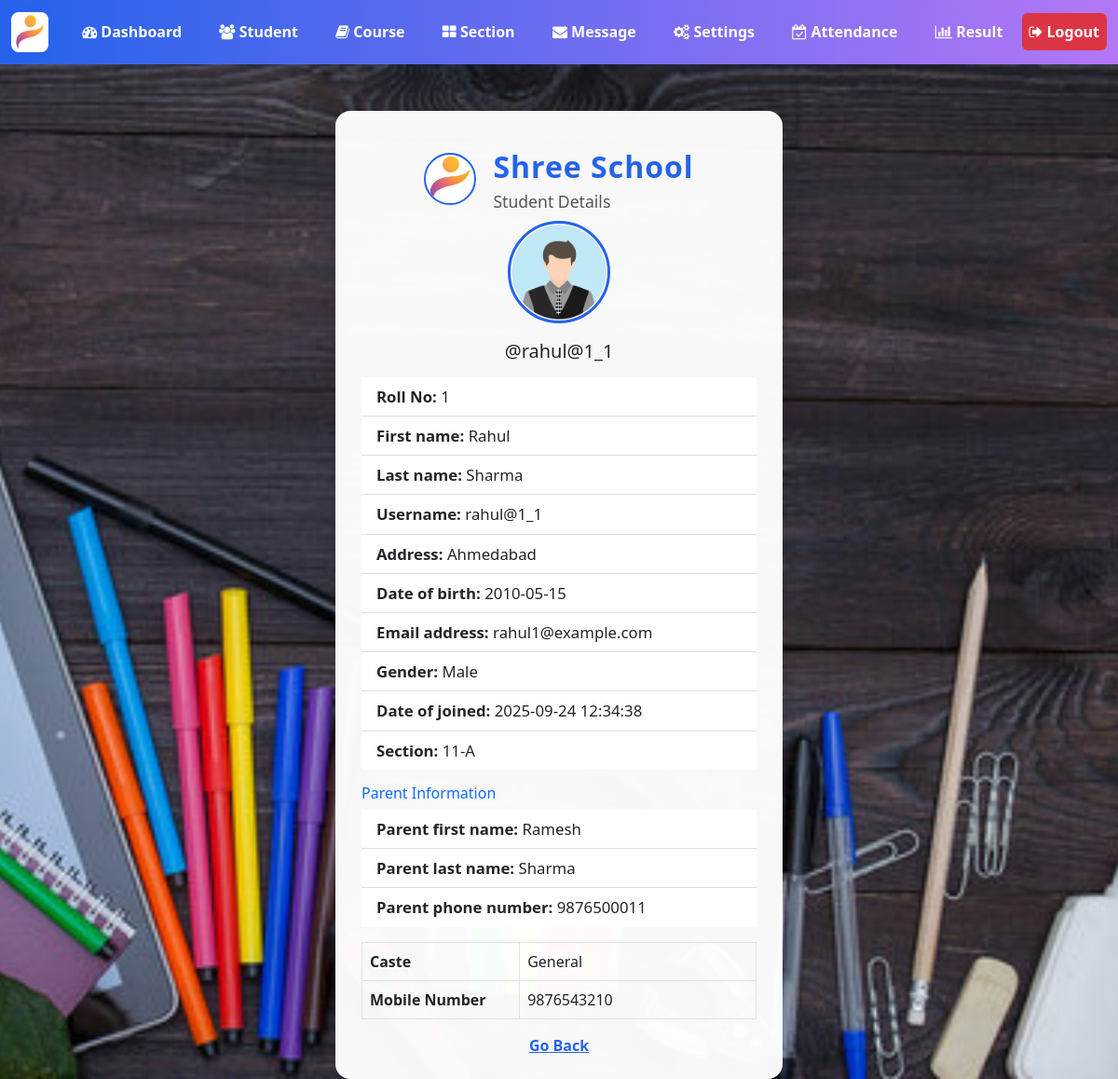
/admin/student-view.php?student_id=1 (signed in), run on the app's committed database.
### tables this page shows
CREATE TABLE `students` (
  `student_id` int(11) NOT NULL,
  `roll_no` varchar(20) DEFAULT NULL,
  `username` varchar(127) NOT NULL,
  `password` varchar(255) NOT NULL,
  `fname` varchar(127) NOT NULL,
  `lname` varchar(255) NOT NULL,
  `section` int(11) NOT NULL,
  `address` varchar(31) NOT NULL,
  `gender` varchar(7) NOT NULL,
  `caste` varchar(127) NOT NULL,
  `mobile_number` varchar(20) NOT NULL,
  `email_address` varchar(255) NOT NULL,
  `date_of_birth` date NOT NULL,
  `date_of_joined` timestamp NULL DEFAULT current_timestamp(),
  `parent_fname` varchar(127) NOT NULL,
  `parent_lname` varchar(127) NOT NULL,
  `parent_phone_number` varchar(31) NOT NULL
);

CREATE TABLE `section` (
  `section_id` int(11) NOT NULL,
  `section` varchar(7) NOT NULL
);

### admin/data/student.php (called while the page is built, shortened)
<?php
function getStudentById($id, $conn){
   $sql = "SELECT * FROM students
           WHERE student_id=?";
   $stmt = $conn->prepare($sql);
   $stmt->execute([$id]);
   if ($stmt->rowCount() == 1) {
     $student = $stmt->fetch();
     return $student;
   }else {
    return 0;
   }
}

### admin/data/section.php (called while the page is built, shortened)
<?php
function getSectioById($section_id, $conn){
   $sql = "SELECT * FROM section
           WHERE section_id=?";
   $stmt = $conn->prepare($sql);
   $stmt->execute([$section_id]);
   if ($stmt->rowCount() == 1) {
     $section = $stmt->fetch();
     return $section;
   }else {
    return 0;
   }
}

### admin/student-view.php (the view, shortened to what this page needs)
<?php
if (isset($_SESSION['admin_id']) &&
    isset($_SESSION['role'])) {
    if ($_SESSION['role'] == 'Admin') {
       include "../DB_connection.php";
       include "data/student.php";
       include "data/section.php";
       if(isset($_GET['student_id'])){
       $student_id = $_GET['student_id'];
       $student = getStudentById($student_id, $conn);
 ?>
<!DOCTYPE html>
<html lang="en">
<head>
    <link rel="stylesheet" href="https://cdn.jsdelivr.net/npm/bootstrap@5.2.0/dist/css/bootstrap.min.css">
    <link rel="stylesheet" href="../css/style.css">
    <link rel="stylesheet" href="https://cdnjs.cloudflare.com/ajax/libs/font-awesome/4.7.0/css/font-awesome.min.css">
</head>
<body>
    <?php
        include "inc/navbar.php";
        if ($student != 0) {
     ?>
     <div class="student-view-card">
        <div class="school-header mb-2">
            <img src="../logo2.png" alt="Shree School Logo">
            <div>
                <div class="school-title">Shree School</div>
                <div style="font-size:1.1rem;color:#555;">Student Details</div>
            </div>
        </div>
        <img src="../img/student-<?=$student['gender']?>.png" class="student-img" alt="Student">
        <h5 class="text-center mb-3">@<?=htmlspecialchars($student['username'])?></h5>
        <ul class="list-group list-group-flush mb-3">
            <li class="list-group-item"><b>Roll No:</b> <?= htmlspecialchars($student['roll_no']) ?></li>
            <li class="list-group-item"><b>First name:</b> <?= htmlspecialchars($student['fname']) ?></li>
            <li class="list-group-item"><b>Last name:</b> <?= htmlspecialchars($student['lname']) ?></li>
            <li class="list-group-item"><b>Username:</b> <?= htmlspecialchars($student['username']) ?></li>
            <li class="list-group-item"><b>Address:</b> <?= htmlspecialchars($student['address']) ?></li>
            <li class="list-group-item"><b>Date of birth:</b> <?= htmlspecialchars($student['date_of_birth']) ?></li>
            <li class="list-group-item"><b>Email address:</b> <?= htmlspecialchars($student['email_address']) ?></li>
            <li class="list-group-item"><b>Gender:</b> <?= htmlspecialchars($student['gender']) ?></li>
            <li class="list-group-item"><b>Date of joined:</b> <?= htmlspecialchars($student['date_of_joined']) ?></li>
            <li class="list-group-item"><b>Section:</b>
                 <?php
                    $section = $student['section'];
                    $s = getSectioById($section, $conn);
                    echo htmlspecialchars($s['section']);
                  ?>
            </li>
        </ul>
        <h6 class="mt-3 mb-2 text-primary">Parent Information</h6>
        <ul class="list-group list-group-flush mb-3">
            <li class="list-group-item"><b>Parent first name:</b> <?= htmlspecialchars($student['parent_fname']) ?></li>
            <li class="list-group-item"><b>Parent last name:</b> <?= htmlspecialchars($student['parent_lname']) ?></li>
            <li class="list-group-item"><b>Parent phone number:</b> <?= htmlspecialchars($student['parent_phone_number']) ?></li>
        </ul>
        <table class="table table-bordered mb-3">
            <tr>
              <th>Caste</th>
              <td><?= htmlspecialchars($student['caste']) ?></td>
            </tr>
            <tr>
              <th>Mobile Number</th>
              <td><?= htmlspecialchars($student['mobile_number']) ?></td>
            </tr>
        </table>
        <div class="text-center">
            <a href="student.php" class="card-link">Go Back</a>
        </div>
     </div>
     <?php
        }else {
          header("Location: student.php");
          exit;
        }
     ?>
</body>
</html>
<?php
    }else {
        header("Location: student.php");
        exit;
    }
  }else {
    header("Location: ../login.php");
    exit;
  }
}else {
    header("Location: ../login.php");
    exit;
}
?>

### admin/student-view.php (style rules this page uses)
body { background: url('../img/back.jpg') no-repeat center center fixed; background-size: cover; font-family: 'Segoe UI', Arial, sans-serif; }
.student-view-card { background: rgba(255,255,255,0.97); border-radius: 16px; box-shadow: 0 4px 24px rgba(0,0,0,0.10); padding: 36px 28px 24px 28px; max-width: 480px; margin: 50px auto 0 auto; }
.school-header { display: flex; align-items: center; justify-content: center; gap: 18px; margin-bottom: 18px; }
.school-header img { height: 56px; width: 56px; border-radius: 50%; border: 2px solid #2563eb; background: #fff; }
.school-title { font-size: 2rem; font-weight: 700; color: #2563eb; letter-spacing: 1px; }
.student-img { display: block; margin: 0 auto 18px auto; border-radius: 50%; border: 3px solid #2563eb; width: 110px; height: 110px; object-fit: cover; background: #fff; }
.list-group-item { font-size: 1.05rem; }
.table th { width: 40%; }
.card-link { color: #2563eb; font-weight: 600; }

### data on the page
students: gender (picture), username "rahul@1_1", roll_no "1", fname "Rahul", lname "Sharma", address "Ahmedabad", date_of_birth "2010-05-15", email_address "rahul1@example.com", gender "Male", date_of_joined "2025-09-24 12:34:38", parent_fname "Ramesh", parent_lname "Sharma", parent_phone_number "9876500011", caste "General", mobile_number "9876543210"
section: section "11-A"
